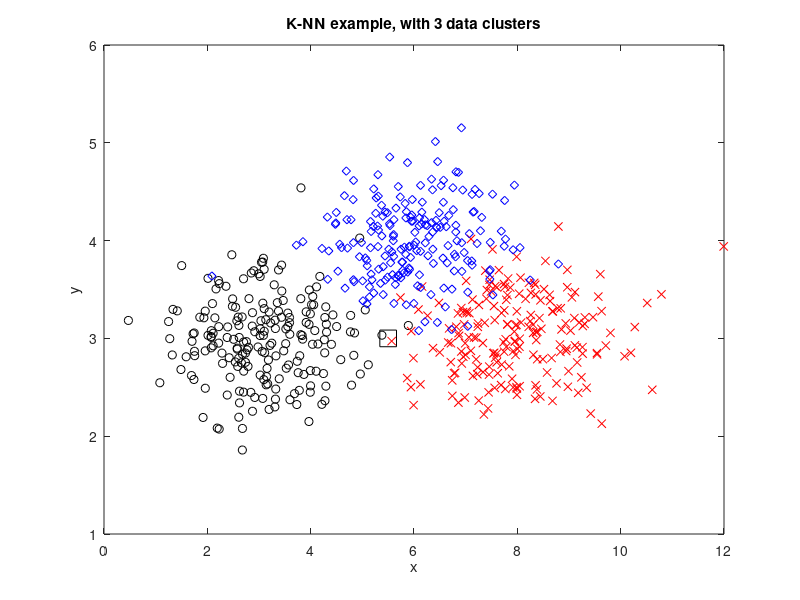

Reproduce this figure in MATLAB.
% Example of K-nearest neighbor
% Three clusters of Gaussian data

K=12; %number of nearest neighbors to consider

N=200;
X=zeros(3*N,2); Y=zeros(3*N);
%cluster 1
mux1=3; muy1=3; sigmax1=1; sigmay1=0.4;
X(1:N,1)=normrnd(mux1,sigmax1,N,1);
X(1:N,2)=normrnd(muy1,sigmay1,N,1);
Y(1:N)=1;
%cluster 2
mux2=8; muy2=3; sigmax2=1; sigmay2=0.4;
X((N+1):(2*N),1)=normrnd(mux2,sigmax2,N,1);
X((N+1):(2*N),2)=normrnd(muy2,sigmay2,N,1);
Y((N+1):(2*N))=2;
%cluster 3
mux3=6; muy3=4; sigmax3=1; sigmay3=0.4;
X((2*N+1):(3*N),1)=normrnd(mux3,sigmax3,N,1);
X((2*N+1):(3*N),2)=normrnd(muy3,sigmay3,N,1);
Y((2*N+1):(3*N))=3;

%new datum to be classified
nx=5.5; ny=3;

%distances from new datum to all (vectorized code)
d=zeros(3*N,1);
nn=1:(3*N);
d(nn)=(X(nn,1)-nx).^2+(X(nn,2)-ny).^2; %distance^2
[od,idx]=sort(d); %sort in ascending order

%see the most voted class 
kix=idx(1:K); %select K neighbors
cl=zeros(3,1); 
aux1=0; aux2=0;
for nn=1:K,
   aux1=kix(nn);
   aux2=Y(aux1); %class value
   cl(aux2)=cl(aux2)+1; %increase votes
end;

[oc,icx]=max(cl); %the most voted class

%display
figure(1)
plot(X(1:N,1),X(1:N,2),'ko'); hold on; %cluster 1, black
plot(X((N+1):(2*N),1),X((N+1):(2*N),2),'rx'); %cluster 2, red
plot(X((2*N+1):(3*N),1),X((2*N+1):(3*N),2),'bd'); %cluster 3, blue
% display classified new datum
switch icx
	case 1,   
		plot(nx,ny,'ks','MarkerSize',12);
   case 2
      plot(nx,ny,'rs','MarkerSize',12);
   case 3
      plot(nx,ny,'bs','MarkerSize',12);
end;
title('K-NN example, with 3 data clusters')
xlabel('x'); ylabel('y');

%print
disp('assigned class')
icx
disp('the votes for each class')
cl
